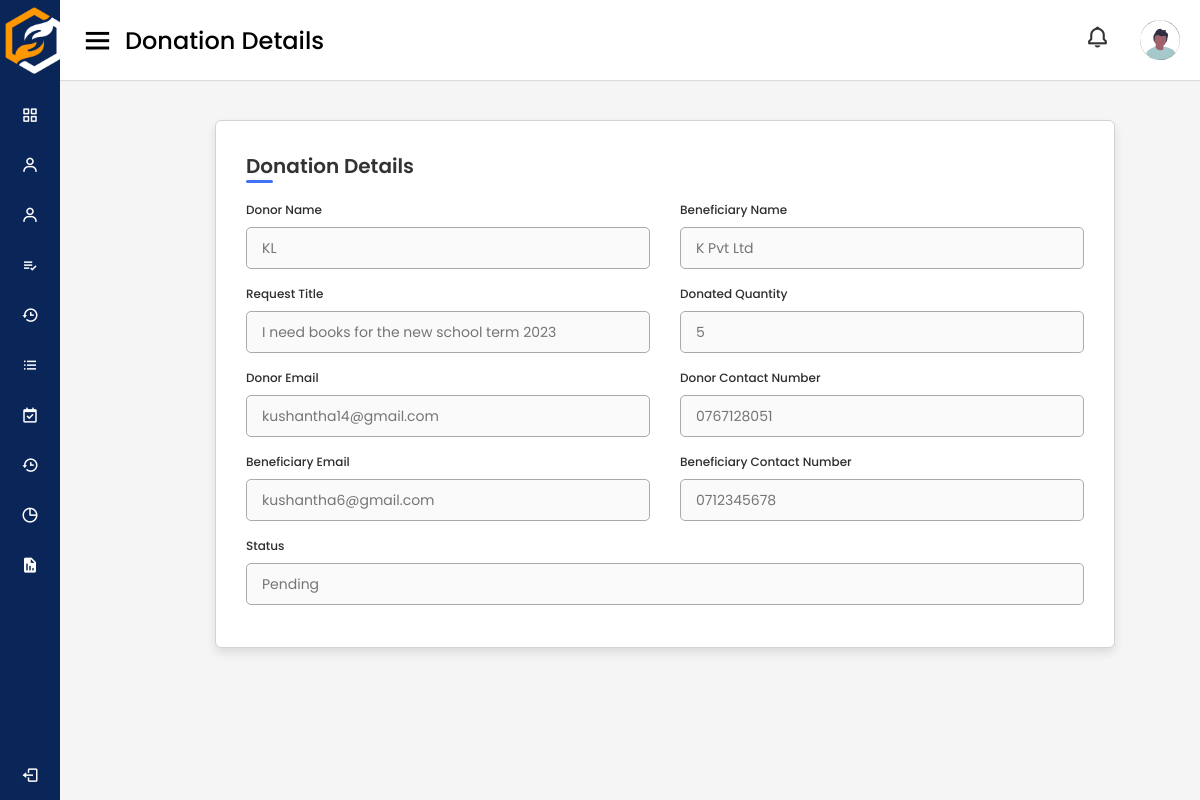
Page /adminPages/nonFinancialDonations/1 (signed in) on the committed database.
### tables this page shows
CREATE TABLE `donation_history` (
  `id` int(11) NOT NULL,
  `time_stamp` date NOT NULL DEFAULT current_timestamp(),
  `date_of_completion` date NOT NULL,
  `status` int(1) NOT NULL,
  `category` int(11) NOT NULL,
  `quantity` int(11) NOT NULL,
  `amount` int(11) NOT NULL,
  `type` int(11) NOT NULL,
  `don_id` int(11) NOT NULL,
  `req_id` int(11) NOT NULL
);

CREATE TABLE `donation_req` (
  `id` int(11) NOT NULL,
  `request_title` varchar(255) NOT NULL,
  `name` varchar(255) NOT NULL,
  `NIC` varchar(255) NOT NULL,
  `description` varchar(255) NOT NULL,
  `contact` int(10) NOT NULL,
  `zipcode` varchar(255) NOT NULL,
  `cat_id` int(11) NOT NULL,
  `status` int(11) NOT NULL,
  `published_date` date NOT NULL,
  `due_date` date NOT NULL,
  `req_type` int(11) NOT NULL,
  `user_id` int(11) NOT NULL,
  `proof_document` varchar(255) NOT NULL,
  `thumbnail` varchar(255) NOT NULL,
  `rejection_note` varchar(255) NOT NULL,
  `rejected_date` date NOT NULL,
  `completed_date` date NOT NULL
);

CREATE TABLE `reg_user` (
  `id` int(11) NOT NULL,
  `email` varchar(255) NOT NULL,
  `password` varchar(255) NOT NULL,
  `user_type` int(11) NOT NULL,
  `prof_img` varchar(255) NOT NULL,
  `tp_number` varchar(10) NOT NULL,
  `otp_code` int(11) NOT NULL,
  `otp_verify` int(11) NOT NULL,
  `verification_status` int(11) NOT NULL,
  `rejection_note` varchar(255) NOT NULL,
  `password_reset_hash` varchar(255) NOT NULL,
  `password_reset_expiry` int(11) NOT NULL,
  `backup` varchar(255) NOT NULL
);

### app/controllers/AdminPages.php (called while the page is built, shortened)
<?php
class AdminPages extends Controller
{
    public function __construct()
    {
        $this->adminPageModel = $this->model('AdminPage');
    }
    public function nonFinancialDonations($id)
    {
        $donationDetails = $this->adminPageModel->getNonFinancialDonationDetails($id);
        $data = [
            'donationDetails' => $donationDetails
        ];
        $this->view('users/admin/nonFinDonDetails', $data);
    }
}

### app/libraries/Core.php (called while the page is built, shortened)
<?php
  class Core {
    protected $currentMethod = 'index';
    public function __construct(){
      $url = $this->getUrl();
      if(file_exists('../app/controllers/' . ucwords($url[0] ?? ''). '.php')){
        unset($url[0]);
      }
      $this->currentController = new $this->currentController;
      if(isset($url[1])){
        if(method_exists($this->currentController, $url[1])){
          $this->currentMethod = $url[1];
          unset($url[1]);
        }
      }
      $this->params = $url ? array_values($url) : [];
      call_user_func_array([$this->currentController, $this->currentMethod], $this->params);
    }
      public function getUrl(){
      if(isset($_GET['url'])){
        $url = rtrim($_GET['url'], '/');
        $url = filter_var($url, FILTER_SANITIZE_URL);
        $url = explode('/', $url);
        return $url;
      }
    }
  }

### public/index.php (called while the page is built, shortened)
<?php
    $init = new Core;

### app/libraries/Database.php (called while the page is built, shortened)
<?php
class Database
{
    private $host = DB_HOST;
    private $user = DB_USER;
    private $pass = DB_PASS;
    private $dbname = DB_NAME;
    private $dbh;
    private $stmt;
    public function __construct()
    {
        $dsn = 'mysql:host=' . $this->host . ';dbname=' . $this->dbname;
        $options = array(
            PDO::ATTR_PERSISTENT => true,
            PDO::ATTR_ERRMODE => PDO::ERRMODE_EXCEPTION
        );
        try {
            $this->dbh = new PDO($dsn, $this->user, $this->pass, $options);
        } catch (PDOException $e) {
            $this->error = $e->getMessage();
            echo $this->error;
        }
    }
    public function query($sql)
    {
        $this->stmt = $this->dbh->prepare($sql);
    }
    public function bind($param, $value, $type = null)
    {
        if (is_null($type)) {
            switch (true) {
                default:
                    $type = PDO::PARAM_STR;
            }
        }
        $this->stmt->bindValue($param, $value, $type);
    }
    public function resultSet()
    {
        $this->execute();
        return $this->stmt->fetchAll(PDO::FETCH_OBJ);
    }
    public function execute()
    {
        return $this->stmt->execute();
    }
}

### app/models/AdminPage.php (called while the page is built, shortened)
<?php
class AdminPage
{
    private $db;
    public function __construct()
    {
        $this->db = new Database;
    }
    public function getNonFinancialDonationDetails($id)
    {
        $this->db->query('SELECT IF(ru.user_type = 2, ind_don.f_name, corp_don.comp_name) AS donor_name, IF(rq.user_type = 4, ind_ben.f_name, org_ben.org_name) AS beneficiary_name, dr.request_title, dh.quantity, ru.email AS donor_email, ru.tp_number AS donor_tp_number, rq.email AS beneficiary_email, rq.tp_number AS beneficiary_tp_number, CASE WHEN dh.status = 0 THEN "Pending" WHEN dh.status = 1 THEN "Completed" WHEN dh.status = 2 THEN "Delivered" END AS status FROM donation_history dh INNER JOIN donation_req dr ON dh.req_id = dr.id INNER JOIN reg_user ru ON dh.don_id = ru.id INNER JOIN reg_user rq ON dr.user_id = rq.id LEFT JOIN ind_don ON ru.id = ind_don.user_id AND ru.user_type = 2 LEFT JOIN corp_don ON ru.id = corp_don.user_id AND ru.user_type = 3 LEFT JOIN ind_ben ON dr.user_id = ind_ben.user_id AND rq.user_type = 4 LEFT JOIN org_ben ON dr.user_id = org_ben.user_id AND rq.user_type = 5 WHERE dh.type = 1 AND dh.id = :id');
        $this->db->bind(':id', $id);
        $results = $this->db->resultSet();
        return $results;
    }
}

### app/views/users/admin/nonFinDonDetails.php (the view, shortened to what this page needs)
<!DOCTYPE html>
<html lang="en" dir="ltr">
<head>
    <link rel="stylesheet" href="<?php echo URLROOT; ?>/css/style_dashboard.css"/>
    <link rel="stylesheet" href="<?php echo URLROOT; ?>/css/donation_details.css"/>
    <link href="https://unpkg.com/boxicons@2.0.7/css/boxicons.min.css" rel="stylesheet"/>
</head>
<body>
<?php require APPROOT . '/views/inc/side_navbar.php'; ?>
<section class="home-section">
    <nav>
        <div class="sidebar-button">
            <i class="bx bx-menu sidebarBtn"></i>
            <span class="dashboard">Donation Details</span>
        </div>
        <div class="profile-details">
            <div class="notification">
                <i class="bx bx-bell bx-tada notification"></i>
            </div>
            <img src="<?php echo URLROOT; ?>/img/profile_pic.svg" alt=""/>
        </div>
    </nav>
    <main>
        <div class="container">
            <header>Donation Details</header>
            <form action="">
                <?php foreach ($data['donationDetails'] as $donationData): ?>
                <div class="formfirst">
                    <div class="details personal">
                        <div class="fields">
                            <div class="input-field">
                                <label>Donor Name</label>
                                <input type="text" disabled placeholder="<?php echo $donationData->donor_name; ?>">
                            </div>
                            <div class="input-field">
                                <label>Beneficiary Name</label>
                                <input type="text" disabled
                                       placeholder="<?php echo $donationData->beneficiary_name; ?>">
                            </div>
                            <div class="input-field">
                                <label>Request Title</label>
                                <input type="text" disabled placeholder="<?php echo $donationData->request_title; ?>">
                            </div>
                            <div class="input-field">
                                <label>Donated Quantity</label>
                                <input type="text" disabled placeholder="<?php echo $donationData->quantity; ?>">
                            </div>
                            <div class="input-field">
                                <label>Donor Email</label>
                                <input type="text" disabled placeholder="<?php echo $donationData->donor_email; ?>">
                            </div>
                            <div class="input-field">
                                <label>Donor Contact Number</label>
                                <input type="number" disabled
                                       placeholder="<?php echo $donationData->donor_tp_number; ?>">
                            </div>
                            <div class="input-field">
                                <label>Beneficiary Email</label>
                                <input type="text" disabled
                                       placeholder="<?php echo $donationData->beneficiary_email; ?>">
                            </div>
                            <div class="input-field">
                                <label>Beneficiary Contact Number</label>
                                <input type="number" disabled
                                       placeholder="<?php echo $donationData->beneficiary_tp_number; ?>">
                            </div>
                            <div class="input-field" id="description">
                                <label>Status</label>
                                <input type="text" disabled placeholder="<?php echo $donationData->status; ?>">
                            </div>
                        </div>
                    </div>
                    <?php endforeach; ?>
                </div>
            </form>
        </div>
    </main>
</section>
</body>
</html>

### public/css/style_dashboard.css (style rules this page uses)
* { margin: 0; padding: 0; box-sizing: border-box; font-family: 'Poppins', sans-serif; }
.home-section { position: relative; background: #f5f5f5; min-height: 100vh; width: calc(100% - 240px); left: 240px; transition: all 0.5s ease; }
.home-section nav { display: flex; justify-content: space-between; height: 80px; background: #fff; display: flex; align-items: center; position: fixed; width: calc(100% - 240px); left: 240px; z-index: 100; padding: 0 20px; box-shadow: 0 1px 1px rgba(0, 0, 0, 0.1); transition: all 0.5s ease; }
.home-section nav .sidebar-button { display: flex; align-items: center; font-size: 24px; font-weight: 500; }
nav .sidebar-button i { font-size: 35px; margin-right: 10px; }
.home-section nav .profile-details { display: flex; align-items: center; padding: 0 auto; }
.profile-details i { padding: 0px 30px; }
nav .profile-details img { height: 40px; width: 40px; border-radius: 6px; object-fit: cover; }
nav .profile-details i { font-size: 25px; color: #333; }
.bx-bell { padding: 10px 10px; }
.container { background-color: #e2e0e0; padding: 10px; border: 1px solid lightgrey; border-radius: 3px; width: 33%; }
@media (max-width: 1240px) { .home-section { width: calc(100% - 60px); left: 60px; } }
@media (max-width: 1240px) { .home-section nav { width: calc(100% - 60px); left: 60px; } }

### public/css/donation_details.css (style rules this page uses)
:root { --color-white: #fff; --color-info-dark: #7d8da1; --color-info-light: #dce1eb; --color-dark: #363949; --color-light: rgba(132, 139, 200, 0.18); --color-primary-varient: #111e88; --color-background: #f6f6f9; --card-border-radius: 2rem; --border-radius-1: 0.4rem; --border-radius-2: 0.8rem; --border-radius-3: 1.2rem; --card-padding: 1.8rem; --padding-1: 1.2rem; --box-shadow: 0 2rem 3rem var(--color-light); --dark-blue: #111e88; }
main { padding-top: 120px; padding-left: 120px; padding-right: 50px; }
* { margin: 0; padding: 0; box-sizing: border-box; font-family: 'Poppins', sans-serif; }
.container { position: relative; max-width: 900px; width: 100%; border-radius: 6px; padding: 30px; margin: 0 auto; background-color: #fff; box-shadow: 0 5px 10px rgba(0, 0, 0, 0.1); }
.container header { position: relative; font-size: 20px; font-weight: 600; color: #333; }
.container header::before { content: ""; position: absolute; left: 0; bottom: -2px; height: 3px; width: 27px; border-radius: 8px; background-color: #4070f4; }
.container form { position: relative; margin-top: 16px; background-color: #fff; overflow: hidden; }
.container form .fields { display: flex; align-items: center; justify-content: space-between; flex-wrap: wrap; }
form .fields .input-field { display: flex; width: calc(100% / 2 - 15px); flex-direction: column; margin: 4px 0; }
#description { display: flex; width: 100%; flex-direction: column; margin: 4px 0; }
.input-field label { font-size: 12px; font-weight: 500; color: #2e2e2e; }
.input-field input, select { outline: none; font-size: 14px; font-weight: 400; color: #333; border-radius: 5px; border: 1px solid #aaa; padding: 0 15px; height: 42px; margin: 8px 0; }
.input-field select, .input-field input, .input-field textarea[type="date"] { color: #707070; }
.home-section { position: relative; background: #f5f5f5; min-height: 100vh; width: calc(100% - 240px); left: 240px; transition: all 0.5s ease; }
.home-section nav { display: flex; justify-content: space-between; height: 80px; background: #fff; display: flex; align-items: center; position: fixed; width: calc(100% - 240px); left: 240px; z-index: 100; padding: 0 20px; box-shadow: 0 1px 1px rgba(0, 0, 0, 0.1); transition: all 0.5s ease; }
.home-section nav .sidebar-button { display: flex; align-items: center; font-size: 24px; font-weight: 500; }
nav .sidebar-button i { font-size: 35px; margin-right: 10px; }
.home-section nav .profile-details { display: flex; align-items: center; padding: 0 auto; }
.profile-details i { padding: 0px 30px; }
nav .profile-details img { height: 40px; width: 40px; border-radius: 6px; object-fit: cover; }
nav .profile-details i { font-size: 25px; color: #333; }
.bx-bell { padding: 10px 10px; }
@media (max-width: 1240px) { .home-section { width: calc(100% - 60px); left: 60px; } }
@media (max-width: 1240px) { .home-section nav { width: calc(100% - 60px); left: 60px; } }

### rows in the picture
donation_history: value "KL", value "K Pvt Ltd", request_title "I need books for the new school term 2023", quantity "5", email "kushantha14@gmail.com", tp_number "0767128051", email "kushantha6@gmail.com", tp_number "0712345678", value "Pending"
